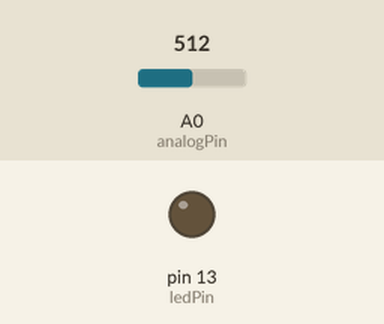
Simulated run of this sketch. Board: Arduino Uno, built with avr-gcc and run on an emulated ATmega328P. Shown: output pins drawn as LEDs (lit = HIGH). The inputs (shaded band) are chosen by the test bench; at power-on: A0 (analogPin) = 512. What the sketch prints to the serial monitor is not drawn.

Above: at 0.1 s.
Timing chart, 0 to 1.6 s (numbered marks = the images above):
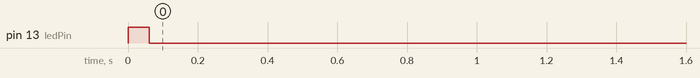

The sketch:

KY-039.ino
```cpp
int rawValue;
bool heartbeatDetected(int IRSensorPin, int delay)
{
  static int maxValue = 0;
  static bool isPeak = false;
  bool result = false;

  rawValue = analogRead(IRSensorPin);
  // Here the current voltage value at the photo transistor is read out and stored temporarily in the rawValue variable
  rawValue *= (1000 / delay);

  // Should the current value deviate too far from the last maximum value
  // (e.g. because the finger was put on again or taken away)
  // So the MaxValue is reset to get a new base.
  if(rawValue * 4L <maxValue)
  {
    maxValue = rawValue * 0.8;
  } // Detect new peak

  if(rawValue > maxValue - (1000 / delay))
  {
    // The actual peak is detected here. Should a new RawValue be bigger
    // as the last maximum value, it will be recognized as the top of the recorded data.
    if(rawValue > maxValue)
    {
      maxValue = rawValue;
    }
    // Only one heartbeat should be assigned to the recognized peak
    if(isPeak == false)
    {
      result = true;
    }
    isPeak = true;
  }else if(rawValue < maxValue - (3000 / delay))
  {
    isPeak = false;
    // This is the maximum value for each pass
    // slightly reduced again. The reason for this is that
    // not only the value is otherwise always stable with every stroke
    // would be the same or smaller, but also,
    // if the finger should move minimally and thus
    // the signal would generally become weaker.
    maxValue -= (1000 / delay);
 }
  return result;
}

///////////////////////////////
// Arduino main code         //
///////////////////////////////
int ledPin = 13;
int analogPin = A0;

void setup()
{
  // The built-in Arduino LED (Digital 13) is used here for output
  pinMode(ledPin, OUTPUT);
  // Serial output initialization
  Serial.begin(9600);
  Serial.println("Heartbeat detection sample code.");
}

const int delayMsec = 60; // 100msec per sample

// The main program has two tasks:
// - If a heartbeat is recognized, the LED flashes briefly
// - The pulse is calculated and output on the serial output.

void loop()
{
  static int beatMsec = 0;
  int heartRateBPM = 0;
  if(heartbeatDetected(analogPin, delayMsec))
  {
    heartRateBPM = 60000 / beatMsec;
    // LED output at heartbeat
    digitalWrite(ledPin, 1);

    // Serial data output
    Serial.print("Pulse detected:");
    Serial.println(heartRateBPM);

    beatMsec = 0;

  }else
  {
    digitalWrite(ledPin, 0);
  }
  delay(delayMsec);
  beatMsec += delayMsec;
}
//End
```

Measured:
- by itself, pin 13 (ledPin): LOW → HIGH at 0.00 s, → LOW 0.06 s later
